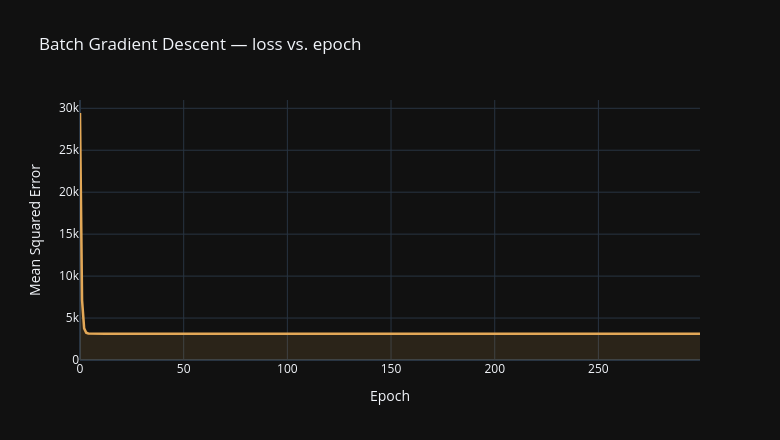

Notebook code cell kept with this figure:
### Markdown cell above
## 7. Watching it learn — interactive loss curve

Each point below is the Mean Squared Error measured **after one full batch update** — one
epoch. Hover to read exact values; the curve should fall steeply at first, then flatten out as
the model approaches the bottom of the valley (convergence).

### Code cell
fig = go.Figure()
fig.add_trace(go.Scatter(
    y=model.loss_history_, mode='lines', name='Training MSE',
    line=dict(color='#E3A857', width=2.5),
    fill='tozeroy', fillcolor='rgba(227,168,87,0.12)'
))
fig.update_layout(
    title='Batch Gradient Descent — loss vs. epoch',
    xaxis_title='Epoch', yaxis_title='Mean Squared Error',
    width=780, height=440, template='plotly_dark'
)
fig.show()

### Figure 1 — Plotly figure (JSON) as saved in the notebook; plotly's stock layout.template omitted (floating-point values rounded to 4 significant figures; data arrays with more than 128 entries replaced by an {"elided": "..."} marker saying what was removed)
{"data": [{"fill": "tozeroy", "fillcolor": "rgba(227,168,87,0.12)", "line": {"color": "#E3A857", "width": 2.5}, "mode": "lines", "name": "Training MSE", "type": "scatter", "y": {"elided": "300 float values"}}], "layout": {"height": 440, "title": {"text": "Batch Gradient Descent — loss vs. epoch"}, "width": 780, "xaxis": {"title": {"text": "Epoch"}}, "yaxis": {"title": {"text": "Mean Squared Error"}}}}
